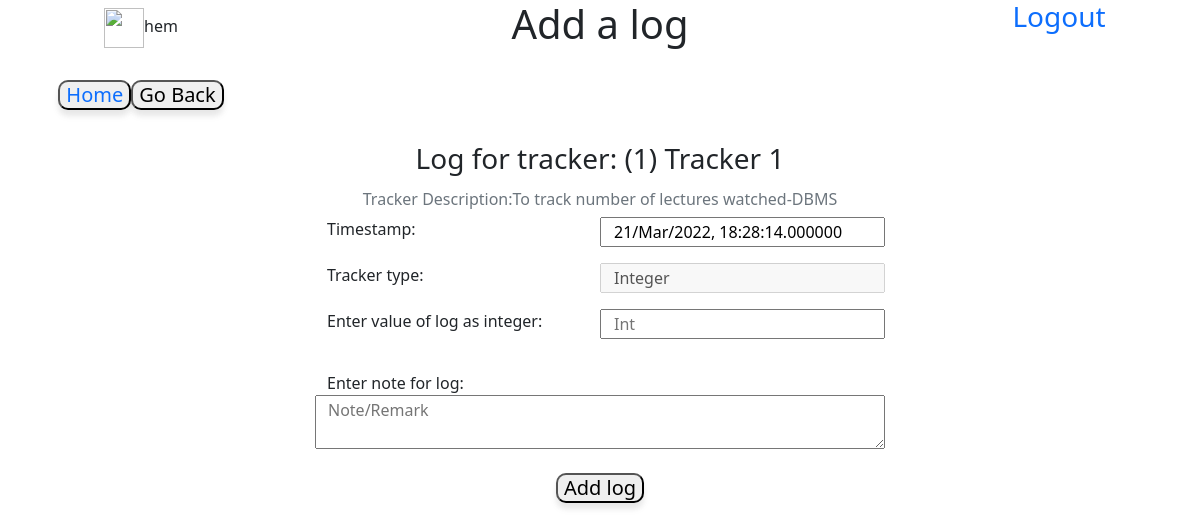
The page /1/log/add (signed in) on the database its author committed.
### database.py (models this page shows)
class User(db.Model,UserMixin):
    id=db.Column(db.Integer,primary_key=True,autoincrement=True)
    username=db.Column(db.String,nullable=False,unique=True)
    password=db.Column(db.String,nullable=False)
    trackers=db.relationship("tracker",cascade='all',backref="parent")

class tracker(db.Model):
    user_id=db.Column(db.Integer,db.ForeignKey('user.id'),nullable=False)
    tracker_id=db.Column(db.Integer,primary_key=True,autoincrement=True)
    name=db.Column(db.String(30),nullable=False)
    desc=db.Column(db.String)
    type=db.Column(db.String,nullable=False)
    settings=db.Column(db.String)
    lastupdate=db.Column(db.DateTime)
    logs=db.relationship("log",cascade='all', backref="parent")

### main.py (the view, shortened to what this page needs)
@app.route('/<int:tracker_id>/log/add',methods=['GET','POST','PUT'])
@login_required
def add_logs(tracker_id): #
    if (tracker_id,) not in db.session.query(tracker.tracker_id).all():
        return notfound('tracker_id_not_found')
    t=tracker.query.get(tracker_id)
    timedict={'start':'','end':'','duration':''}
    if request.method=='GET':
        if request.args.get('start'):
            s=request.args.get('start')
        elif request.args.get('startb')=="start":
            s=datetime.now().strftime('%H:%M:%S')
        else:
            s=''
        if request.args.get('end'):
            e=request.args.get('end')
        elif request.args.get('endb')=="end":
            e=datetime.now().strftime('%H:%M:%S')
        else:
            e=''
        d=''
        if s!='' and e!='':
            d=datetime.strptime(e,'%H:%M:%S')-datetime.strptime(s,'%H:%M:%S')
        timedict={'start':s,'end':e,'duration':d}
    return render_template('add_logs.html',t=t,datetime=datetime,timedict=timedict)

### main.py (called while the page is built)
@login_manager.user_loader
def load_user(id):
    return User.query.get(int(id))

### templates/add_logs.html (shortened to what this page needs)
<!DOCTYPE html>
<html lang="en" dir="ltr">
  <head>
    <link href="https://cdn.jsdelivr.net/npm/bootstrap@5.0.2/dist/css/bootstrap.min.css" rel="stylesheet">
    <link rel="stylesheet" href="/static/main.css">
  </head>
  <body>
    <div class="row">
      <div class="col-sm-3 d-flex justify-content-center">
        <span class="align-self-center"><img src='/static/userimg' width="40px" height="40px" />{{t.parent.username}}</span>
      </div>
      <div class="col-sm-6 d-flex justify-content-center">
        <h1>Add a log</h1>
      </div>
      <div class="col-sm-3 d-flex justify-content-center">
        <h3><a href="/logout"> Logout</a></h3>
      </div>
    </div><br>
    <div class="row">
      <div class="col-3 text-center h5"><button type="button"><a href="/main">Home </a></button><button type="button" name="back" onclick="javascrpt:history.back()">Go Back</button>
      </div>
    </div><br>
    <div class="container add_log">
      <div class="mb-3 row d-flex justify-content-center">
        <h3 align="center">Log for tracker: ({{t.tracker_id}}) {{t.name}}</h3>
        <br><br>
        <form id="log_form" action="add" method="post">
          <div class="mb-3 row">
            <h6 class="col-8 offset-2 text-muted text-center">Tracker Description:{{t.desc}}</h6>
            <label class="col-3 offset-3" for="time">Timestamp:</label>
            <input class="col-3" type="text" name="time" value="{{ datetime.now().strftime('%d/%b/%Y, %H:%M:%S.%f') }}">
          </div>
          <div class="mb-3 row">
            <label class="col-3 offset-3" for="type">Tracker type:</label>
            <input class="col-3" type="text" name="type" value="{{t.type}}" disabled><br>
          </div>
          <div class="mb-3 row">
            {% if t.type=="Multiple-choice" -%}
            <label class="col-3 offset-3" for="value">Select tracker value:</label>
            <select class="col-3" name="value">
              {% for i in t.settings.split(',') -%}
              <option value={{i}}>{{i}}</option>
              {% endfor %}
            </select>
          </div>
        </form>
        {% elif t.type=='Integer' %}
        <label class="col-3 offset-3" for="value">Enter value of log as integer:</label>
        <input class="col-3" type="number" name="value" placeholder="Int" required>
      </div>
      </form>
      {% elif t.type=='Numeric' %}
      <label class="col-3 offset-3" for="value">Enter value of log as float:</label>
      <input class="col-3" type="number" name="value" step='0.001' placeholder="float" required>
    </div>
    </form>
    {% endif %}
    </div>
    <div class="row">
      <label for="note" class="col-3 offset-3">Enter note for log:</label>
      <textarea form='log_form' class="col-6 offset-3" name="note" placeholder="Note/Remark" align="center"></textarea>
    </div><br>
    <div class="text-center h5">
      <button form="log_form" type="submit" name="submit">Add log</button>
    </div>
    </div>
  </body>
</html>

### static/main.css (style rules this page uses)
button { box-shadow: 0 6px 8px 0 rgba(0, 0, 0, 0.05), 0 6px 5px 0 rgba(0, 0, 0, 0.05); border-radius: 10px; }
a { text-decoration: none; }

### rows shown on the page
User: parent.username "hem"
tracker: tracker_id "1", name "Tracker 1", desc "To track number of lectures watched-DBMS", type "Integer"
